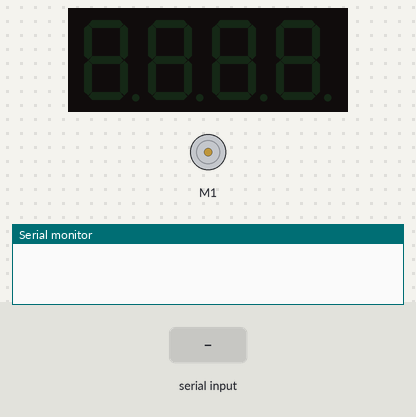
The sketch below on a simulated Arduino Uno, built with avr-gcc and run on an emulated ATmega328P. Shown: 4-digit seven-segment display, DC motor (green arrow = forward, orange = backward, longer = faster), the last lines printed to the serial monitor. The inputs (shaded band) are chosen by the test bench.

Above: at 1.2 s.
1.3 s: "L" received over the second serial link
At 3.8 s:
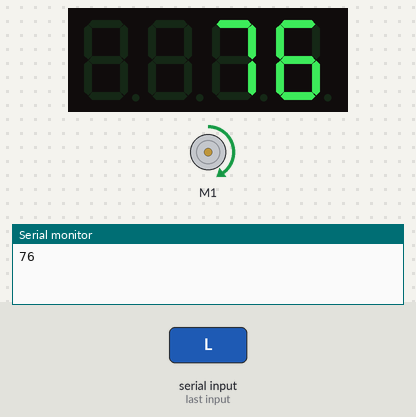
4.3 s: "R" received over the second serial link
At 7.1 s:
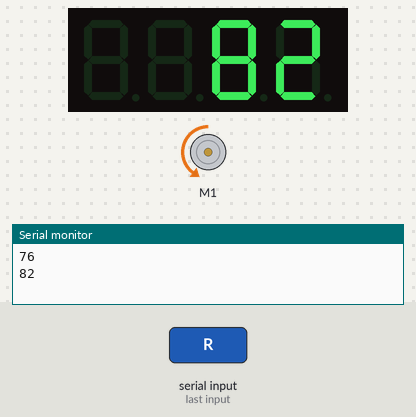
7.3 s: "0" received over the second serial link
At 9.6 s:
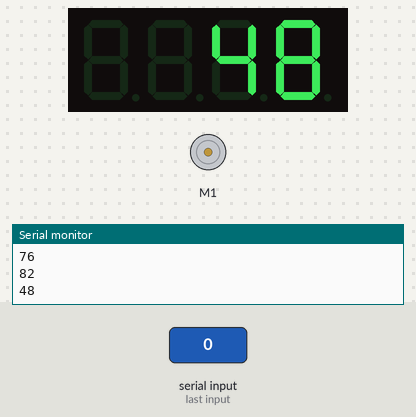
10.3 s: "2" received over the second serial link
At 13.1 s:
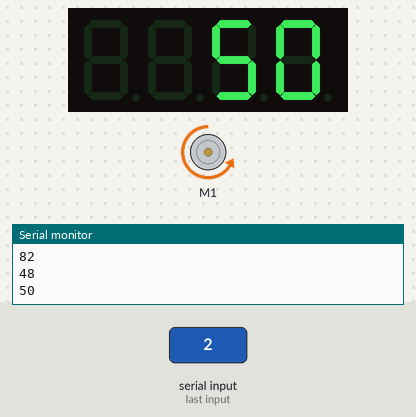
13.3 s: "L" received over the second serial link
At 16.6 s:
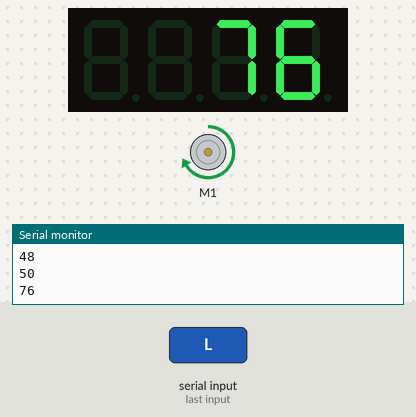
Timing chart, 0 to 17.3 s (numbered marks = the images above; inputs shaded):
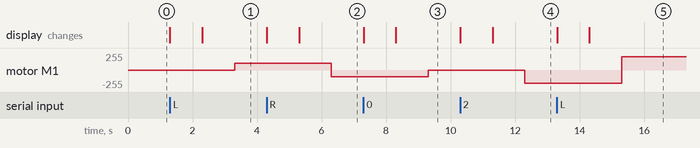

Measured:
- after the input at 1.3 s, motor M1: stopped → forward 100/255 after 2.0 s; the display: first changes at once (image 1 shows a later state)
- after the input at 4.3 s, motor M1: forward 100/255 → backward 100/255 after 2.0 s; the display: first changes at once (image 2 shows a later state)
- after the input at 7.3 s, motor M1: backward 100/255 → stopped after 2.0 s; the display: first changes at once (image 3 shows a later state)
- after the input at 10.3 s, motor M1: stopped → backward 200/255 after 2.0 s; the display: first changes at once (image 4 shows a later state)
- after the input at 13.3 s, motor M1: backward 200/255 → forward 200/255 after 2.0 s; the display: first changes at once (image 5 shows a later state)

The sketch:

bluetooth.ino
```cpp
#include "MeOrion.h"
#include "Arduino.h"
#include "SoftwareSerial.h"
#include "Wire.h"

MeBluetooth bluetooth(5);  //- Usamos el puerto 5 marcado con azul
MeDCMotor motorDriver1(M1); //- Un motor conectado en el puerto M1

Me7SegmentDisplay disp(PORT_3);

void setup()
{
    bluetooth.begin(38400);
    Serial.begin(9600);
}

int velocidad = 100;
int sentido = 1;  // Sentido de giro 1 o -1

void loop()
{
    char inDat;
    //Serial.println("No data");
    if(bluetooth.available()>0)
    {
      disp.display(bluetooth.available());
      delay(1000);
        //- caracter recibido por bluetooth convertido a mayúsculas
        inDat = bluetooth.read();

        disp.display(inDat);
        delay(1000);
        Serial.println((int)(inDat));
        switch(inDat){
          case 'L':   //- Izquierda
            sentido=1;
            run_motor();
            break;
          case 'R':   //- Derecha
            sentido=-1;
            run_motor();
            break;
          case '0':   //- Parada del motor
            velocidad=0;
            run_motor();
            break;
          case '1':   //- Velocidad lenta
            velocidad=100;
            run_motor();
            break;
          case '2':
            velocidad=200;  //- Velocidad rápida
            run_motor();
          break;
          default:break;

        }
    }
}


//- Le decimos al motor cómo debe girar en base a la velocidad establecida por bluetooth
void run_motor(){
  motorDriver1.run( sentido*velocidad);
}
```
